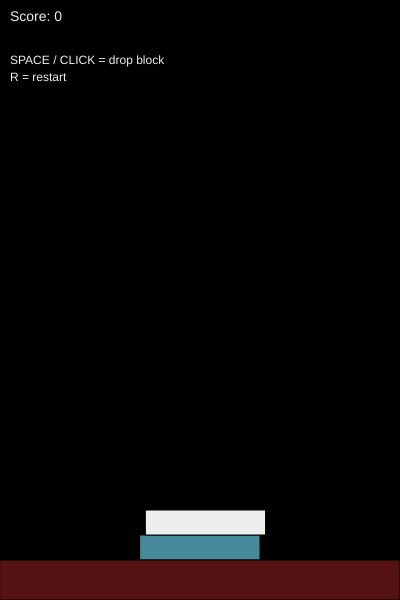
Frame 1 (no input)
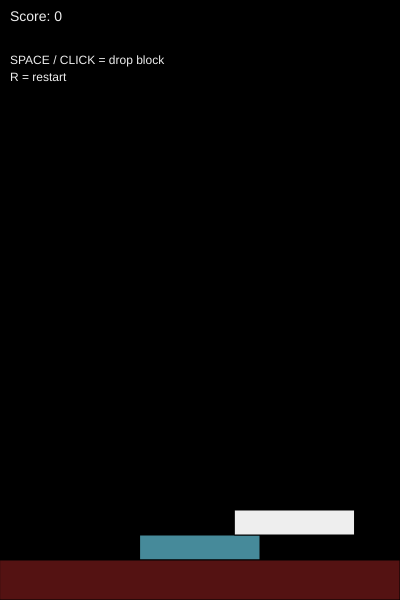
Frame 60 (no input)
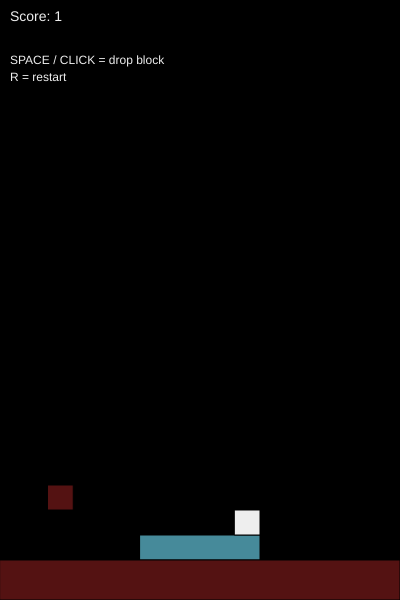
Frame 120 (the mouse pressed at the canvas centre since frame 60)

The p5.js sketch that drew these frames (run headless with seeded random() and noise() and a simulated clock; from frame 60 on, the mouse is pressed at the canvas centre):

// p5.js sketch
// ── sketch.js
const trio_colours = [
  [70, 138, 154], [238, 238, 238], [84, 18, 18]
];

let angle = 0;          
let angleSpeed = 0.04;    
let left_right = 140; 
let centerX = 400 / 2; 
let stackedBlocks = [];   
let movingWidth = 120;    
let movingLeft = 0;       
let score = 0;
let gameOver = false;

function setup() {
  createCanvas(400, 600);
  resetGame();
}

function resetGame() {
  stackedBlocks = [{ left: centerX - 60, width: 120 }];
  movingWidth = 120;
  angle = 0;
  score = 0;
  gameOver = false;
}

function draw() {
  background(0, 0, 0); 

  let towerTopY = height - 40 - stackedBlocks.length * 25;
  let cameraShift = max(0, 200 - towerTopY);

  push();
  translate(0, cameraShift);

  for (let i = 0; i < stackedBlocks.length; i++) {
    // Each level sits 25 pixels higher than the one below, starting above the 40 pixel ground
    let blockY = height - 40 - (i + 1) * 25;
    fill(colour(i));
    rect(stackedBlocks[i].left, blockY, stackedBlocks[i].width, 25);
  }

  let movingY = height - 40 - (stackedBlocks.length + 1) * 25;

  // angle grows by angleSpeed every frame, so sin(angle) keeps changing over time
  if (!gameOver) {
    angle += angleSpeed;
  }
  
  // Resting position + how far the block should swing left and right * sin(angle).
  // sin(angle) is between -1 and 1, so the block moves between (resting - left_right) and (resting + left_right).

  movingLeft = (centerX - movingWidth / 2) + left_right * sin(angle);

  if (!gameOver) {
    fill(colour(stackedBlocks.length));
    rect(movingLeft, movingY, movingWidth, 25);
  }
  pop();

  fill(84, 18, 18);
  rect(0, height -  40, width, 40);

  drawText();
}

function placeBlock() {
  let top = stackedBlocks[stackedBlocks.length - 1];

  // Overlap left edge = the larger (more right) of the two left edges
  let overlapLeft = max(top.left, movingLeft);
  // Overlap right edge = the smaller (more left) of the two right edges
  let overlapRight = min(top.left + top.width, movingLeft + movingWidth);
  // Overlap width = right edge - left edge (zero or negative means a miss)
  let overlapWidth = overlapRight - overlapLeft;

  if (overlapWidth <= 0) {
    gameOver = true;
    return;
  }

  stackedBlocks.push({ left: overlapLeft, width: overlapWidth });
  movingWidth = overlapWidth;
  score++;
}

function colour(level) {
  // level % 3 gives 0, 1, 2, 0, 1, 2, ... so the colors repeat every three blocks
  return trio_colours[level % 3];
}

function drawText() {
  fill(238, 238, 238);
  textAlign(LEFT, TOP);
  textSize(14);
  text("Score: " + score, 10, 10);
  textSize(12);
  text("SPACE / CLICK = drop block", 10, 55);
  text("R = restart", 10, 72);

  if (gameOver) {
    textAlign(CENTER, CENTER);
    textSize(28);
    text("GAME OVER", width / 2, height / 2 - 15);
    textSize(14);
    text("Press R to restart", width / 2, height / 2 + 15);
  }
}

function mousePressed() {
  if (!gameOver) placeBlock();
}

function keyPressed() {
  if (key === ' ') {
    if (!gameOver) placeBlock();
  }
  if (key === 'r' || key === 'R') resetGame();
  return false;
}

// ── style.css
:root {
  --bg: #0e1116;
  --panel: #161b22;
  --text: #e6edf3;
  --muted: #9aa7b4;
  --accent: #4ade80;
  --line: #232a33;
}

* { box-sizing: border-box; }

body {
  margin: 0;
  background: var(--bg);
  color: var(--text);
  font-family: system-ui, -apple-system, "Segoe UI", Roboto, sans-serif;
  line-height: 1.5;
}

.topbar {
  display: flex;
  align-items: center;
  justify-content: space-between;
  gap: 16px;
  padding: 14px 24px;
  border-bottom: 1px solid var(--line);
  position: sticky;
  top: 0;
  background: rgba(14, 17, 22, 0.9);
  backdrop-filter: blur(8px);
  z-index: 10;
}

.brand { font-weight: 600; letter-spacing: 0.02em; }

nav { display: flex; gap: 10px; flex-wrap: wrap; }

.btn {
  display: inline-block;
  padding: 8px 14px;
  border-radius: 8px;
  background: var(--accent);
  color: #06210f;
  font-weight: 600;
  font-size: 14px;
  text-decoration: none;
  transition: transform 0.15s ease, opacity 0.15s ease;
}
.btn:hover { transform: translateY(-1px); opacity: 0.92; }
.btn.ghost {
  background: transparent;
  color: var(--text);
  border: 1px solid var(--line);
}

main { max-width: 960px; margin: 0 auto; padding: 32px 24px 64px; }

.stage {
  border: 1px solid var(--line);
  border-radius: 14px;
  overflow: hidden;
  background: var(--panel);
  display: flex;
  justify-content: center;
}
.stage canvas { display: block; max-width: 100%; height: auto !important; }

.info { margin-top: 32px; }
.info h1 { font-size: 22px; margin: 0 0 8px; }
.info p { color: var(--muted); margin: 0 0 20px; max-width: 62ch; }
.info code {
  background: var(--panel);
  border: 1px solid var(--line);
  border-radius: 5px;
  padding: 1px 5px;
  font-size: 0.9em;
}

.links {
  display: grid;
  grid-template-columns: repeat(auto-fit, minmax(220px, 1fr));
  gap: 14px;
}

.card {
  display: block;
  padding: 16px 18px;
  border: 1px solid var(--line);
  border-radius: 12px;
  background: var(--panel);
  color: var(--text);
  text-decoration: none;
  transition: border-color 0.15s ease, transform 0.15s ease;
}
.card:hover { border-color: var(--accent); transform: translateY(-2px); }
.card strong { display: block; margin-bottom: 2px; }
.card span { color: var(--muted); font-size: 14px; }

.embed {
  position: relative;
  margin-top: 24px;
  border: 1px solid var(--line);
  border-radius: 12px;
  overflow: hidden;
  background: #000;
  aspect-ratio: 16 / 9;
}
.embed iframe {
  position: absolute;
  inset: 0;
  width: 100%;
  height: 100%;
  border: 0;
}
